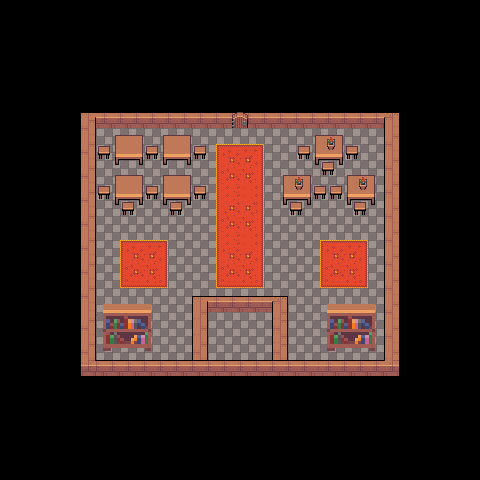

This game map was drawn from its Tiled (.tmx) file and the tilesets committed beside it. A one-line description and the trimmed map source follow:
An orthogonal 60x60 tile map with 8x8 px tiles, 3 tile layers (Black, Foundations, Props), 1 hidden layer not drawn, 2 tilesets.

<map version="1.10" tiledversion="1.10.1" orientation="orthogonal" renderorder="right-down" width="60" height="60" tilewidth="8" tileheight="8" infinite="0" nextlayerid="9" nextobjectid="4">
 <editorsettings>
  <chunksize width="8" height="8" />
  <export target="../../../jsons/bookStore.json" format="json" />
 </editorsettings>
 <tileset firstgid="1" source="../../tiled/BigSet.tsx" />
 <tileset firstgid="3845" source="../../tiled/co.tsx" />
 <layer id="4" name="Black" width="60" height="60">
  <data>[3600 cells, 3600 non-empty, 1 distinct tile ids]</data>
 </layer>
 <layer id="1" name="Foundations" width="60" height="60">
  <data>[3600 cells, 1320 non-empty, 36 distinct tile ids]</data>
 </layer>
 <layer id="2" name="Props" width="60" height="60">
  <data>[3600 cells, 509 non-empty, 144 distinct tile ids]</data>
 </layer>
 <layer id="3" name="Collisions" width="60" height="60" visible="0" opacity="0.8">
  <data>[3600 cells, 285 non-empty, 1 distinct tile ids]</data>
 </layer>
</map>